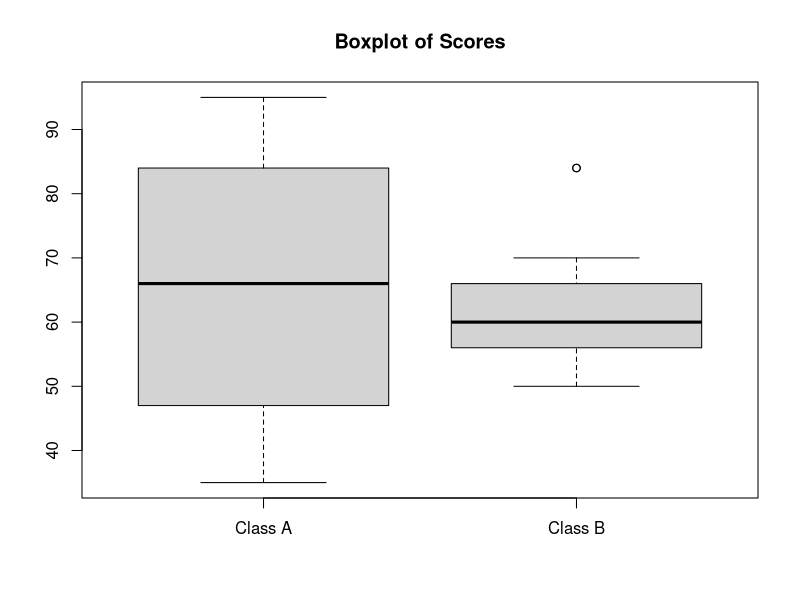

This chart was generated by the following R code:
# Define the scores
classA <- c(76, 35, 47, 64, 95, 66, 89, 36, 84, 76, 35, 47, 64, 95, 66, 89, 36, 84)
classB <- c(51, 56, 84, 60, 59, 70, 63, 66, 50, 51, 56, 84, 60, 59, 70, 63, 66, 50)
# Calculate the mean
meanA <- mean(classA)
meanB <- mean(classB)
# Calculate the median
medianA <- median(classA)
medianB <- median(classB)
# Calculate the range
rangeA <- max(classA) - min(classA)
rangeB <- max(classB) - min(classB)
# Print the results
print(paste("Mean of Class A: ", meanA))
print(paste("Mean of Class B: ", meanB))
print(paste("Median of Class A: ", medianA))
print(paste("Median of Class B: ", medianB))
print(paste("Range of Class A: ", rangeA))
print(paste("Range of Class B: ", rangeB))
# Plot the boxplot
boxplot(classA, classB, names=c("Class A", "Class B"), main="Boxplot of Scores")


# Define the data
data <- c(200, 300, 400, 600, 1000)
# Min-max normalization
min_max_normalized <- (data - min(data)) / (max(data) - min(data))
print(paste("Min-max normalized data: ", toString(min_max_normalized)))
# Z-score normalization
z_score_normalized <- (data - mean(data)) / sd(data)
print(paste("Z-score normalized data: ", toString(z_score_normalized)))


